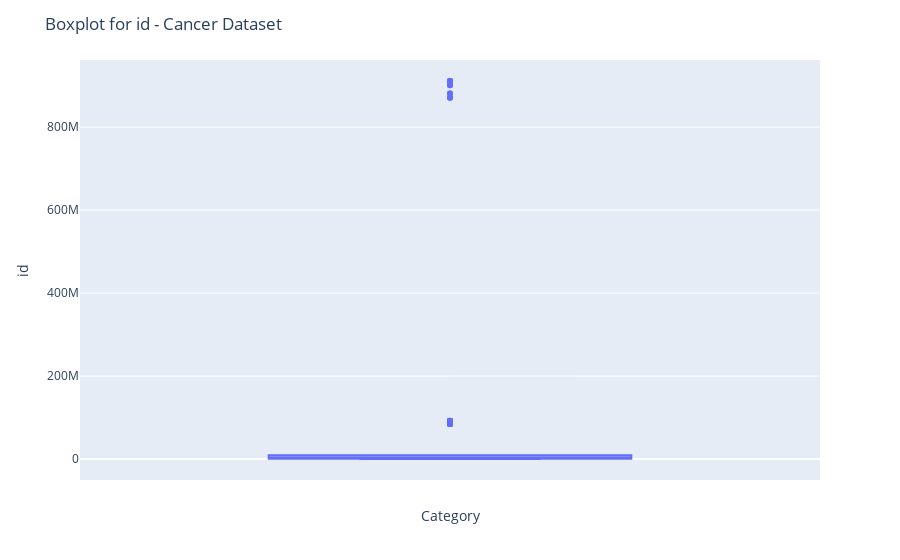
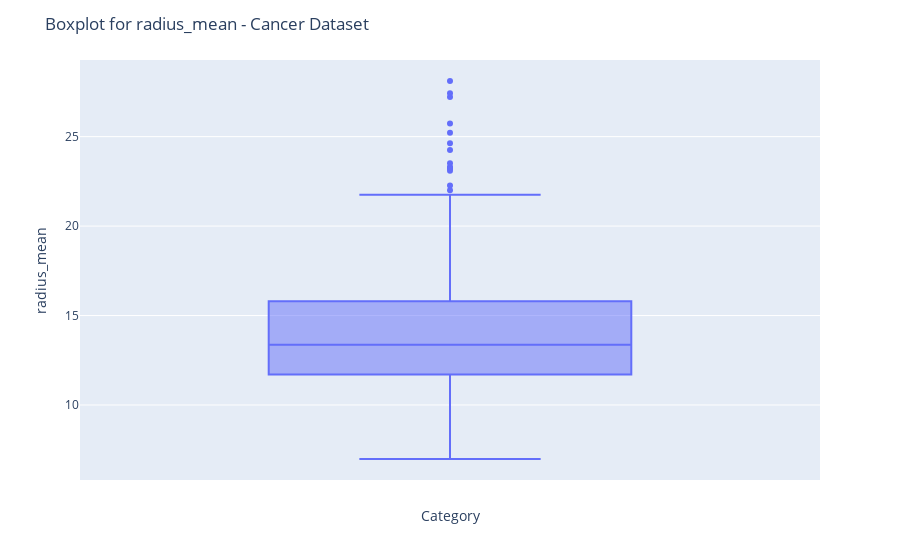
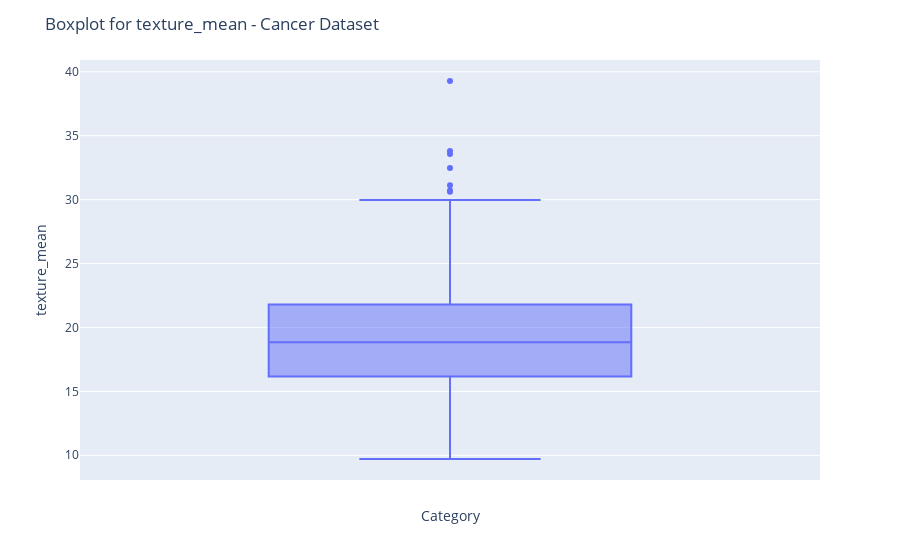
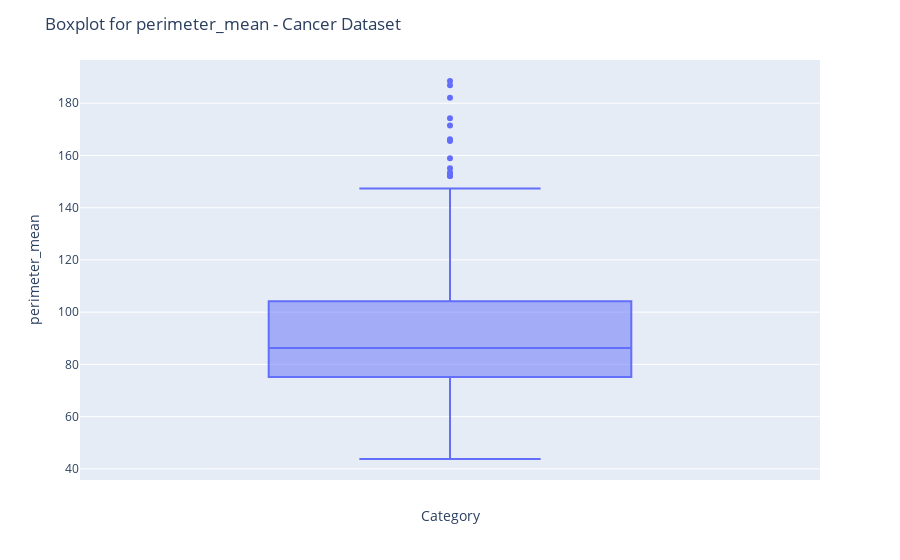

The notebook cell saved with these charts, in order:
### Code cell
def create_boxplots(datasets):
    for dataset_name, df in datasets.items():
        # Select numeric columns
        numeric_cols = df.select_dtypes(include=['number']).columns
        
        # Select categorical columns
        categorical_cols = df.select_dtypes(include=['object', 'category']).columns
        
        print(f"\nCreating boxplots for {dataset_name} dataset:")
        
        # Generate boxplots for numeric columns
        for column in numeric_cols:
            fig = px.box(df, y=column)
            fig.update_layout(
                title=f'Boxplot for {column} - {dataset_name} Dataset',
                yaxis_title=column,
                xaxis_title='Category'
            )
            fig.show()

create_boxplots(datasets)

### Figure 1 — Plotly figure (JSON) as saved in the notebook; plotly's stock layout.template omitted (floating-point values rounded to 4 significant figures; data arrays with more than 128 entries replaced by an {"elided": "..."} marker saying what was removed)
{"data": [{"alignmentgroup": "True", "hovertemplate": "id=%{y}<extra></extra>", "legendgroup": "", "marker": {"color": "#636efa"}, "name": "", "notched": false, "offsetgroup": "", "orientation": "v", "showlegend": false, "type": "box", "x0": " ", "xaxis": "x", "y": {"elided": "569 int values"}, "y0": " ", "yaxis": "y"}], "layout": {"boxmode": "group", "legend": {"tracegroupgap": 0}, "margin": {"t": 60}, "title": {"text": "Boxplot for id - Cancer Dataset"}, "xaxis": {"anchor": "y", "domain": [0, 1], "title": {"text": "Category"}}, "yaxis": {"anchor": "x", "domain": [0, 1], "title": {"text": "id"}}}}

### Figure 2 — Plotly figure (JSON) as saved in the notebook; plotly's stock layout.template omitted (floating-point values rounded to 4 significant figures; data arrays with more than 128 entries replaced by an {"elided": "..."} marker saying what was removed)
{"data": [{"alignmentgroup": "True", "hovertemplate": "radius_mean=%{y}<extra></extra>", "legendgroup": "", "marker": {"color": "#636efa"}, "name": "", "notched": false, "offsetgroup": "", "orientation": "v", "showlegend": false, "type": "box", "x0": " ", "xaxis": "x", "y": {"elided": "569 float values"}, "y0": " ", "yaxis": "y"}], "layout": {"boxmode": "group", "legend": {"tracegroupgap": 0}, "margin": {"t": 60}, "title": {"text": "Boxplot for radius_mean - Cancer Dataset"}, "xaxis": {"anchor": "y", "domain": [0, 1], "title": {"text": "Category"}}, "yaxis": {"anchor": "x", "domain": [0, 1], "title": {"text": "radius_mean"}}}}

### Figure 3 — Plotly figure (JSON) as saved in the notebook; plotly's stock layout.template omitted (floating-point values rounded to 4 significant figures; data arrays with more than 128 entries replaced by an {"elided": "..."} marker saying what was removed)
{"data": [{"alignmentgroup": "True", "hovertemplate": "texture_mean=%{y}<extra></extra>", "legendgroup": "", "marker": {"color": "#636efa"}, "name": "", "notched": false, "offsetgroup": "", "orientation": "v", "showlegend": false, "type": "box", "x0": " ", "xaxis": "x", "y": {"elided": "569 float values"}, "y0": " ", "yaxis": "y"}], "layout": {"boxmode": "group", "legend": {"tracegroupgap": 0}, "margin": {"t": 60}, "title": {"text": "Boxplot for texture_mean - Cancer Dataset"}, "xaxis": {"anchor": "y", "domain": [0, 1], "title": {"text": "Category"}}, "yaxis": {"anchor": "x", "domain": [0, 1], "title": {"text": "texture_mean"}}}}

### Figure 4 — Plotly figure (JSON) as saved in the notebook; plotly's stock layout.template omitted (floating-point values rounded to 4 significant figures; data arrays with more than 128 entries replaced by an {"elided": "..."} marker saying what was removed)
{"data": [{"alignmentgroup": "True", "hovertemplate": "perimeter_mean=%{y}<extra></extra>", "legendgroup": "", "marker": {"color": "#636efa"}, "name": "", "notched": false, "offsetgroup": "", "orientation": "v", "showlegend": false, "type": "box", "x0": " ", "xaxis": "x", "y": {"elided": "569 float values"}, "y0": " ", "yaxis": "y"}], "layout": {"boxmode": "group", "legend": {"tracegroupgap": 0}, "margin": {"t": 60}, "title": {"text": "Boxplot for perimeter_mean - Cancer Dataset"}, "xaxis": {"anchor": "y", "domain": [0, 1], "title": {"text": "Category"}}, "yaxis": {"anchor": "x", "domain": [0, 1], "title": {"text": "perimeter_mean"}}}}
